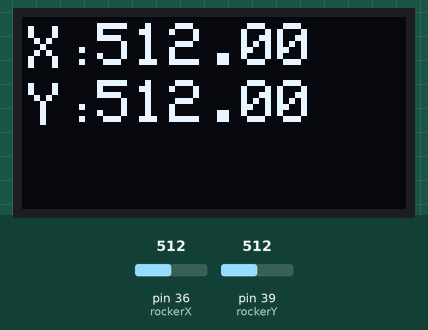
Recording of a sketch running on a simulated Arduino Mega 2560, built for the host (arithmetic inside an expression is 32-bit, double 64-bit). Shown: 128×64 one-colour display. The test bench sets the inputs (shaded band); at power-on: pin 36 (rockerX) = 512, pin 39 (rockerY) = 512. What the sketch prints to the serial monitor is not drawn.

Above: at 1.2 s.
1.3 s: pin 36 (rockerX) set to 716
At 2.6 s:
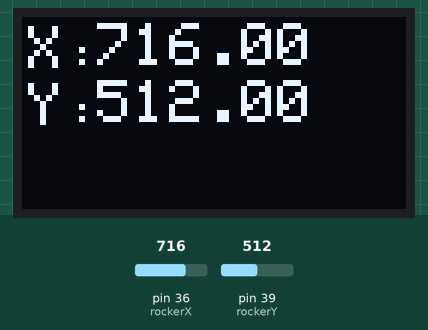
2.9 s: pin 39 (rockerY) set to 716
At 4.1 s:
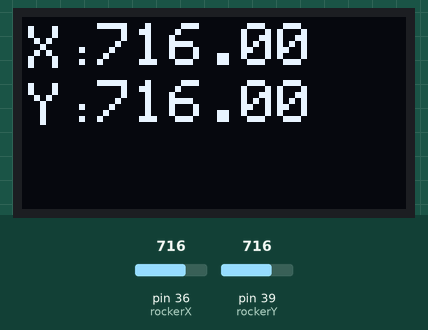
4.4 s: pin 36 (rockerX) set to 900
At 5.6 s:
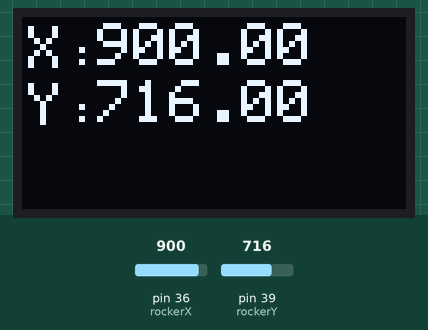
5.9 s: pin 39 (rockerY) set to 900
At 6.2 s:
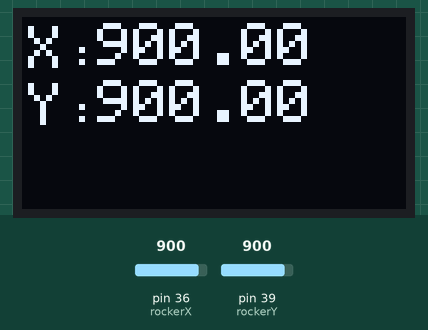
7.4 s: pin 36 (rockerX) set to 1023
At 7.8 s:
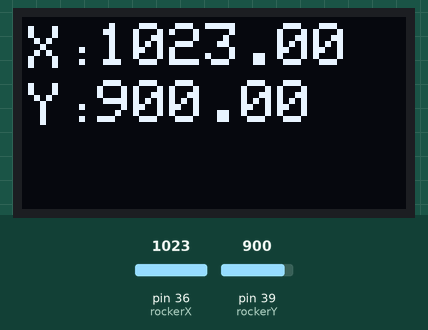
8.9 s: pin 39 (rockerY) set to 1023
At 9.4 s:
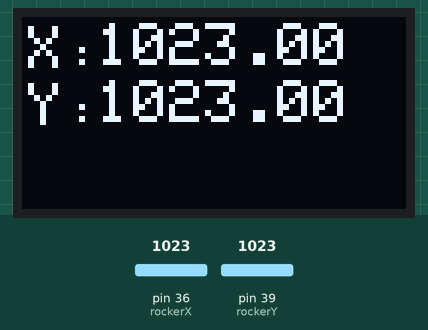
Timing chart, 0 to 11.5 s (numbered marks = the images above; inputs shaded):
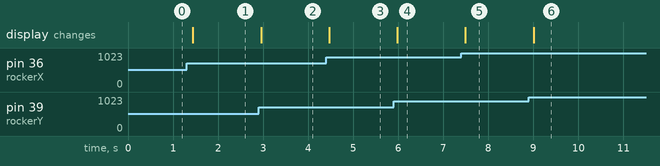

The sketch:

rockerXY.ino
```cpp
//库函数
#include <Wire.h>
#include <Adafruit_SSD1306.h>
//函数声明
void rockerXY();
//定义针脚
#define rockerX 36  //遥感X
#define rockerY 39  //遥感Y
#define scl 22
#define sda 21  //OLED
//新建iic对象以及显示屏对象
TwoWire I2Cone = TwoWire(0);
Adafruit_SSD1306 display = Adafruit_SSD1306(128, 64, &I2Cone);

void setup() {
  Serial.begin(9600);
  I2Cone.begin(sda, scl, 400000);
  //初始化显示屏
  display.begin(SSD1306_SWITCHCAPVCC, 0x3C);
  //清屏
  display.clearDisplay();
  //设置字体大小
  display.setTextSize(2);
  display.setTextColor(INVERSE);
}


void loop() {
    rockerXY();
}


void rockerXY() //遥感
{
  float X = analogRead(rockerX);
  float Y = analogRead(rockerY);
  Serial.print("rockerX: ");//X
  Serial.println(X);
  Serial.print("rockerY ");//Y
  Serial.print(Y);
  display.clearDisplay();
  display.setTextColor(WHITE);//开像素点发光
  display.setCursor(2,3);
  display.print("X");
  display.setCursor(15,6);
  display.print(":");
  display.setCursor(2,22);
  display.print("Y");
  display.setCursor(15,25);
  display.print(":");
  display.setCursor(25,2);
  display.print(X);
  display.setCursor(25,21);
  display.print(Y);
  display.display();
  delay(100);
}
```

Measured:
- after the input at 1.3 s, the display: changes after 0.14 s (image 1)
- after the input at 2.9 s, the display: changes after 0.05 s (image 2)
- after the input at 4.4 s, the display: changes after 0.07 s (image 3)
- after the input at 5.9 s, the display: changes after 0.08 s (image 4)
- after the input at 7.4 s, the display: changes after 0.09 s (image 5)
- after the input at 8.9 s, the display: changes after 0.10 s (image 6)
